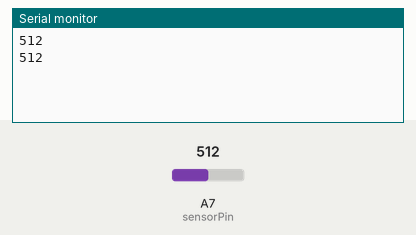
The sketch below on a simulated Arduino Nano, built with avr-gcc and run on an emulated ATmega328P. Shown: the last lines printed to the serial monitor. Inputs (shaded band) come from the test bench; at power-on: A7 (sensorPin) = 512.

Above: at 1.8 s.
1.9 s: A7 (sensorPin) set to 716
At 2.8 s:
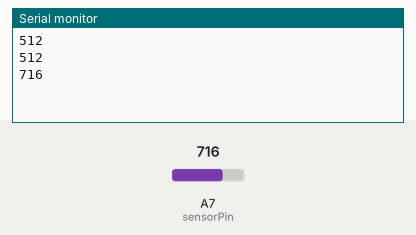
3.4 s: A7 (sensorPin) set to 900
At 4.8 s:
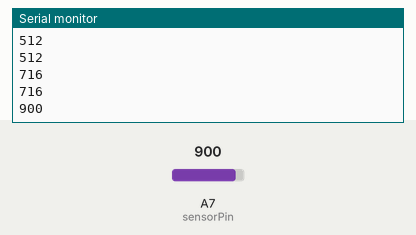
Timing chart, 0 to 6.4 s (numbered marks = the images above; inputs shaded):
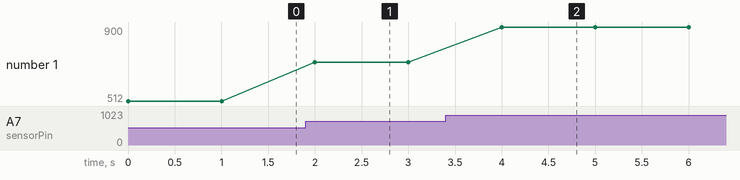

The sketch:

ADC_tst.ino
```cpp
int sensorPin = A7; // select the input pin for the potentiometer
int sensorValue = 0;  // variable to store the value coming from the sensor

void setup() {
  // declare the ledPin as an OUTPUT:
  Serial.begin(115200);
}

void loop() {
  // read the value from the sensor:
  sensorValue = analogRead(sensorPin);

  Serial.println(sensorValue);
  delay(1000);
}
```

Measured:
- after the input at 1.9 s, the serial monitor: prints a new line after 0.10 s (image 1)
- after the input at 3.4 s, the serial monitor: prints a new line after 0.60 s (image 2)
- plotted number 1: 512 → 716 after the input at 1.9 s, 716 → 900 after the input at 3.4 s
